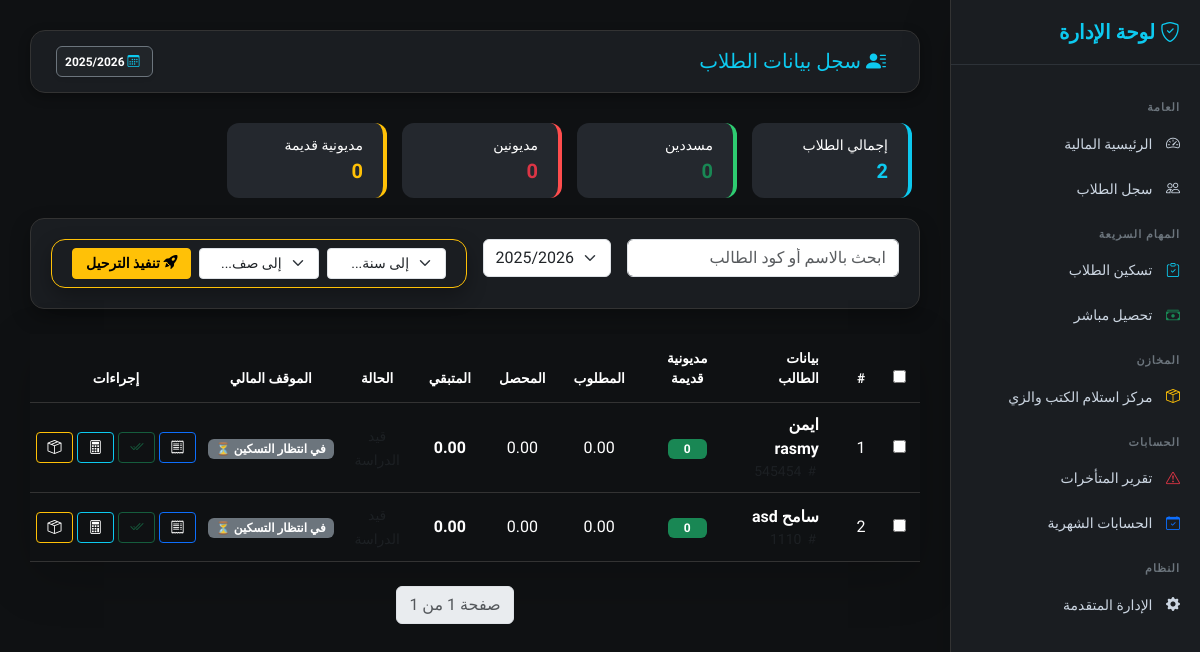
/students/, run on an earlier commit of the app's database.
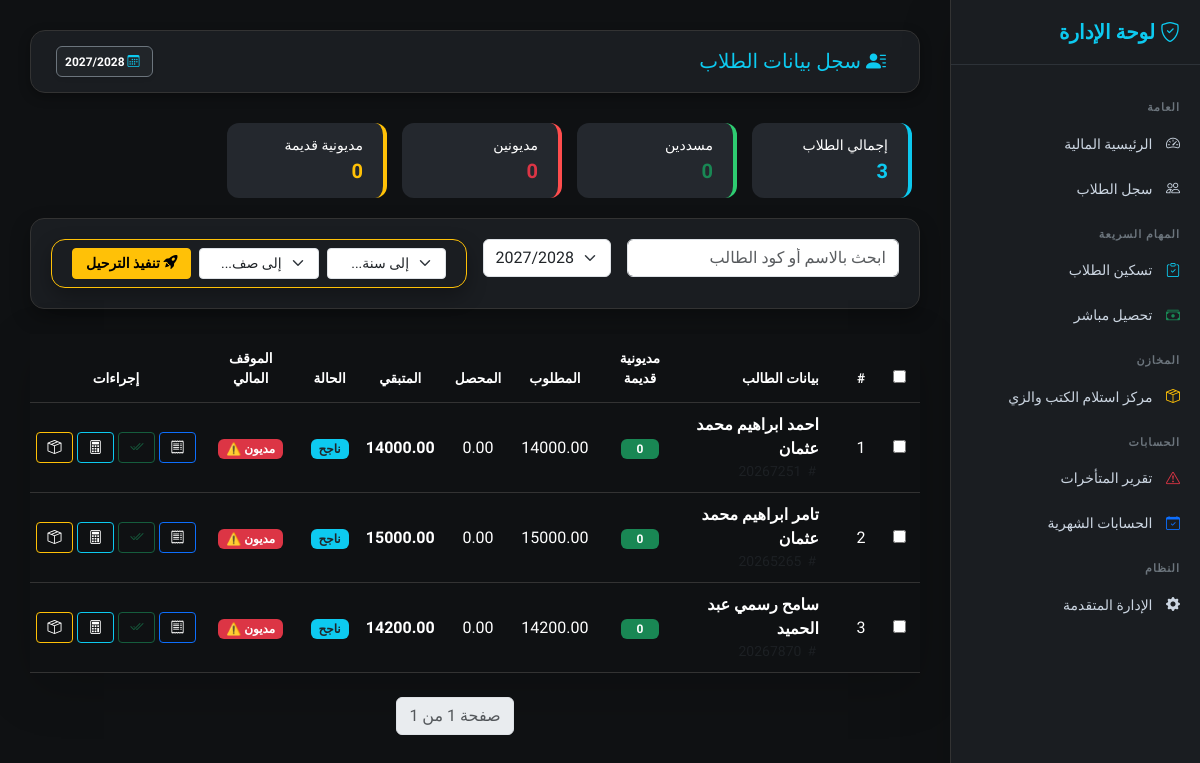
And on a later commit of the database.
### finance/models.py (models this page shows, shortened)
class AcademicYear(models.Model):
    name = models.CharField(max_length=20)  # مثال: 2025/2026
    is_active = models.BooleanField(default=False)

class StudentAccount(models.Model):
    student = models.OneToOneField("students.Student", on_delete=models.CASCADE, related_name="account")
    academic_year = models.ForeignKey('AcademicYear', on_delete=models.CASCADE, null=True)
    installment_plan = models.ForeignKey('InstallmentPlan', on_delete=models.SET_NULL, null=True, blank=True)
    revenue_category = models.ForeignKey(
        'RevenueCategory',
        on_delete=models.SET_NULL,
        null=True,
        blank=True,
        verbose_name="بند الإيراد المرتبط"
    )
    total_fees = models.DecimalField("إجمالي المصروفات", max_digits=10, decimal_places=2, default=0)
    discount = models.DecimalField("الخصم", max_digits=10, decimal_places=2, default=0)
    created_at = models.DateTimeField(auto_now_add=True)
    class Meta:
        verbose_name = "حساب طالب مالي"
        verbose_name_plural = "حسابات الطلاب المالية"

class RevenueCategory(models.Model):
    name = models.CharField(max_length=100, verbose_name="اسم الفئة")
    parent = models.ForeignKey(
        'self',
        on_delete=models.CASCADE,
        null=True,
        blank=True,
        related_name='subcategories', # ممتاز: يعبر عن الفئات التابعة
        verbose_name="الفئة الرئيسية"
    )
    class Meta:
        verbose_name = "فئة إيراد"
        verbose_name_plural = "فئات الإيرادات"

### students/models.py (models this page shows, shortened)
class Student(models.Model):
    RELIGION_CHOICES = [("Muslim", "مسلم"), ("Christian", "مسيحي")]
    STATUS_CHOICES = [("New", "مستجد"), ("Transferred", "منقول"), ("Home", "عمال"), ("Promoted", "ناجح ومنقول")]
    GENDER_CHOICES = [('Male', 'ذكر'), ('Female', 'أنثى')]
    SPECIALIZATION_CHOICES = [
        ("General", "شعبة عامة"), ("Restaurant", "مطعم"), ("Kitchen", "مطبخ"),
        ("Guidance", "ارشاد"), ("Internal", "اشراف داخلي"), ("Computer", "حاسب الي"),
    ]
    image = models.ImageField("صورة الطالب", upload_to="students/", null=True, blank=True)
    registration_number = models.CharField("رقم القيد", max_length=50, unique=True, blank=True, null=True)
    first_name = models.CharField("الاسم الأول", max_length=100)
    last_name = models.CharField("اسم العائلة", max_length=100)
    national_id_validator = RegexValidator(
        regex=r'^\d{14}$',
        message="الرقم القومي يجب أن يتكون من 14 رقماً فقط."
    )
    national_id = models.CharField(
        "الرقم القومي",
        max_length=14,
        validators=[national_id_validator],
        unique=True,
        null=True, blank=True
    )
    student_code = models.CharField("كود الطالب", max_length=20, unique=True, editable=False)
    date_of_birth = models.DateField("تاريخ الميلاد", null=True, blank=True)
    birth_place = models.CharField("محل الميلاد", max_length=150, blank=True, null=True)
    gender = models.CharField(
        "النوع",
        max_length=10,
        choices=GENDER_CHOICES,
        null=True,
        blank=True
    )
    religion = models.CharField("الديانة", max_length=20, null=True, blank=True, choices=RELIGION_CHOICES)
    nationality = models.CharField("الجنسية", max_length=100, default="مصري")
    address = models.TextField("العنوان", blank=True, null=True)
    mother_name = models.CharField("اسم الأم", max_length=150, null=True, blank=True)
    phone = models.CharField("رقم التليفون", max_length=20, null=True, blank=True)
    enrollment_status = models.CharField("حالة القيد", max_length=20, choices=STATUS_CHOICES, default="New")
    integration_status = models.BooleanField("موقف الدمج", default=False)
    specialization = models.CharField("التخصص", max_length=30, choices=SPECIALIZATION_CHOICES, blank=True, null=True)
    previous_debt = models.DecimalField("مديونية سابقة مرحلة", max_digits=10, decimal_places=2, default=0)
    last_promotion_date = models.DateField(null=True, blank=True)
    grade = models.ForeignKey("students.Grade", on_delete=models.PROTECT, null=True, verbose_name="الصف الدراسي")
    classroom = models.ForeignKey("students.Classroom", on_delete=models.PROTECT, null=True, blank=True, verbose_name="الفصل")
    academic_year = models.ForeignKey("finance.AcademicYear", on_delete=models.CASCADE, verbose_name="السنة الدراسية", related_name="students")
    is_active = models.BooleanField("نشط", default=True)
    created_at = models.DateTimeField(auto_now_add=True)
    class Meta:
        ordering = ["-created_at"]
        verbose_name = "طالب"
        verbose_name_plural = "الطلاب"
    def get_full_name(self):
        first = self.first_name if self.first_name else ""
        last = self.last_name if self.last_name else ""
        full = f"{first} {last}".strip()
        return full if full else f"طالب رقم {self.student_code}"
    @property
    def current_year_fees_amount(self):
        from finance.models import StudentAccount
        account = StudentAccount.objects.filter(student=self, academic_year=self.academic_year).first()
        return Decimal(str(account.total_fees if account else 0))
    @property
    def total_paid_amount(self):
        from finance.models import Payment, RevenueCategory
        try:
            category = RevenueCategory.objects.get(name="المصروفات الاساسيه")
            total = Payment.objects.filter(
                student=self,
                academic_year=self.academic_year,
                revenue_category=category
            ).aggregate(total=Sum('amount_paid'))['total'] or 0
            return Decimal(str(total))
        except RevenueCategory.DoesNotExist:
            return Decimal("0.00")
    @property
    def current_remaining_amount(self):
        return self.current_year_fees_amount - self.total_paid_amount

### students/views.py (the view)
# urls.py: path('', student_list, name='student_list'),
def student_list(request):
    all_years = AcademicYear.objects.all().order_by('-name')
    all_grades = Grade.objects.all().order_by('id')
    selected_year_id = request.GET.get('year_id')
    if selected_year_id:
        current_view_year = AcademicYear.objects.filter(id=selected_year_id).first()
    else:
        current_view_year = AcademicYear.objects.filter(is_active=True).first() or all_years.first()
    if current_view_year:
        students_query = Student.objects.filter(
            academic_year=current_view_year
        ).select_related("grade", "classroom", "account").order_by('first_name')
        for student in students_query:
            history_paid = student.all_payments.aggregate(Sum('amount_paid'))['amount_paid__sum'] or 0
            old_debt_val = float(student.previous_debt or 0)
            current_fees = float(student.current_year_fees_amount or 0)
            total_bal = (old_debt_val + current_fees) - float(history_paid)
            student.final_net_debt = max(total_bal, 0)
        paginator = Paginator(students_query, 20)
        students = paginator.get_page(request.GET.get('page'))
    else:
        students = []
    context = {
        "students": students,
        "all_years": all_years,
        "all_grades": all_grades,
        "current_view_year": current_view_year,
    }
    return render(request, "students/student_list.html", context)

### config/context_processors.py (called while the page is built)
def active_academic_year(request): # تأكد أن هذا هو نفس الاسم
    active_year = AcademicYear.objects.filter(is_active=True).first()
    return {'active_year': active_year}

### students/templates/students/student_list.html (shortened to what the changed rows need)
{% extends "base.html" %}
{% load static %}
{% block content %}
<div class="stats-bar px-2">
<div class="stat-item">
<div class="small text-muted">إجمالي الطلاب</div>
<div class="fw-bold text-info fs-5">{{ students.paginator.count }}</div>
</div>
</div>
<form method="POST" action="{% url 'bulk_promote' %}" id="promoteForm">
<div class="filter-card">
<div class="row g-3">
<div class="col-md-2">
<select class="form-select" onchange="window.location.href='?year_id='+this.value">
{% for year in all_years %}
<option value="{{ year.id }}" {% if year.id == current_view_year.id %}selected{% endif %}>
{{ year.name }}
</option>
{% endfor %}
</select>
</div>
</div>
</div>
<div class="table-responsive shadow-lg">
<table class="table text-center align-middle mb-0" id="studentTable">
<thead>
<tr>
<th>
<input type="checkbox" id="selectAll">
</th>
<th>#</th>
<th class="text-end pe-4">بيانات الطالب</th>
<th>مديونية قديمة</th>
<th>المطلوب</th>
<th>المحصل</th>
<th>المتبقي</th>
<th>الحالة</th>
<th>الموقف المالي</th>
<th>إجراءات</th>
</tr>
</thead>
<tbody id="tableBody">
{% for student in students %}
    {% with rem=student.current_remaining_amount|default:0 debt=student.previous_debt|default:0 %}
    {% with total_due=rem|add:debt %}
    <tr class="student-row {% if total_due > 0 %}table-warning{% endif %}"
        data-search="{{ student.get_full_name }} {{ student.student_code }}">
        <td>
            <input type="checkbox" name="student_ids" value="{{ student.id }}" class="student-checkbox"
            {% if debt > 0 %}disabled{% endif %}>
        </td>
        <td>{{ forloop.counter }}</td>
        <td class="text-end pe-4">
            <div class="d-flex flex-column">
                <a href="{% url 'add_student' %}?id={{ student.id }}&mode=view" class="fw-bold text-info text-decoration-none">
                    {{ student.get_full_name }}
                </a>
                <small class="text-muted"><i class="bi bi-hash"></i> {{ student.student_code }}</small>
            </div>
        </td>
        <td>
            {% if debt > 0 %}
                <span class="badge bg-danger fs-6 px-3"><i class="bi bi-exclamation-circle"></i> {{ debt|floatformat:2 }}</span>
            {% else %}
                <span class="badge bg-success px-3">0</span>
            {% endif %}
        </td>
        <td>{{ student.current_year_fees_amount|default:0|floatformat:2 }}</td>
        <td>{{ student.total_paid_amount|default:0|floatformat:2 }}</td>
        <td class="fw-bold {% if total_due > 0 %}text-danger{% else %}text-success{% endif %}">
            {{ total_due|floatformat:2 }}
        </td>
        <td>
            {% if student.enrollment_status == "Promoted" or student.enrollment_status == "Passed" %}
                <span class="badge bg-info text-dark">ناجح</span>
            {% else %}
                <span class="text-muted small">قيد الدراسة</span>
            {% endif %}
        </td>
        <td>
            {% if student.current_year_fees_amount <= 0 and debt <= 0 %}
                <span class="badge bg-secondary" title="لم يتم تحديد مصاريف السنة الجديدة بعد">في انتظار التسكين ⏳</span>
            {% elif total_due <= 0 %}
                <span class="badge bg-success" title="الطالب سدد كل ما عليه">خالص ✅</span>
            {% else %}
                <span class="badge bg-danger" title="إجمالي المديونية: {{ total_due }}">مديون ⚠️</span>
            {% endif %}
        </td>
        <td>
            <div class="d-grid gap-1" style="grid-template-columns:repeat(4,1fr); width:160px; margin:auto">
                <a href="{% url 'student_statement_print' student.id %}" class="btn btn-sm btn-primary" title="عرض وطباعة كشف الحساب">
                    <i class="bi bi-receipt"></i>
                </a>
                {% if debt > 0 %}
                    <a href="{% url 'settle_old_debt' student.id %}" class="btn btn-sm btn-danger" title="سداد مديونية قديمة (مطلوب: {{ debt }})">
                        <i class="bi bi-cash-stack"></i>
                    </a>
                {% else %}
                    <button class="btn btn-sm btn-outline-success disabled" title="لا توجد مديونيات قديمة"><i class="bi bi-check2-all"></i></button>
                {% endif %}
                {% if debt <= 0 %}
                    <a href="{% url 'assign_plan_with_id' student.id %}" class="btn btn-sm btn-info" title="تحديد خطة الأقساط والتسكين">
                        <i class="bi bi-calculator"></i>
                    </a>
                {% else %}
                    <button class="btn btn-sm btn-dark disabled" title="يجب تسوية المديونية القديمة أولاً"><i class="bi bi-lock-fill"></i></button>
                {% endif %}
                {% if debt <= 0 %}
                    <a href="{% url 'student_inventory_view' student.id %}" class="btn btn-sm btn-warning" title="استلام الكتب والزي المدرسي">
                        <i class="bi bi-box-seam"></i>
                    </a>
                {% else %}
                    <button class="btn btn-sm btn-dark disabled" title="يجب تسوية المديونية القديمة أولاً"><i class="bi bi-lock-fill"></i></button>
                {% endif %}
            </div>
        </td>
    </tr> {% endwith %} {% endwith %} {% endfor %} </tbody>
</table>
</div>
</form>
{% endblock %}

### finance/templates/base.html (shortened to what this page needs)
{% load static %}
<!DOCTYPE html>
<html lang="ar" dir="rtl">
<head>
    <link href="https://cdn.jsdelivr.net/npm/bootstrap@5.3.2/dist/css/bootstrap.min.css" rel="stylesheet">
    <link href="https://cdn.jsdelivr.net/npm/bootstrap-icons/font/bootstrap-icons.css" rel="stylesheet">
    <link href="https://cdn.jsdelivr.net/npm/select2@4.1.0-rc.0/dist/css/select2.min.css" rel="stylesheet" />
    <link rel="stylesheet" href="https://cdn.jsdelivr.net/npm/select2-bootstrap-5-theme@1.3.0/dist/select2-bootstrap-5-theme.min.css" />
</head>
<body>
<div class="sidebar shadow-lg">
    {% if student and student.id %}
        <h5><i class="bi bi-person-badge"></i> ملف الطالب</h5>
        <div class="text-center mb-4 px-3">
            <span class="d-block fw-bold text-white fs-5">{{ student.get_full_name }}</span>
            <small class="badge bg-info text-dark mt-2 px-3">{{ student.academic_year.name }}</small>
        </div>
        <div class="section-title">العمليات المالية</div>
        <a href="{% url 'assign_plan_with_id' student.id %}">
            <i class="bi bi-calendar-check text-info"></i> تسكين برنامج مالي
        </a>
        <a href="{% url 'quick_collection' %}?student_id={{ student.id }}">
            <i class="bi bi-cash-stack text-success"></i> تحصيل المصاريف
        </a>
        <a href="{% url 'student_inventory_view' student.id %}"
           class="{% if request.resolver_match.url_name == 'student_inventory_view' %}active-link{% endif %}">
            <i class="bi bi-box-seam text-warning"></i> تسليم الكتب والزي
        </a>
        <div class="section-title">تقارير وشهادات</div>
        <a href="javascript:void(0);" onclick="printEnrollmentCertificate()" class="admin-action-btn mt-2" style="color: #ffc107; border-color: rgba(255,193,7,0.3);">
            <i class="bi bi-printer"></i> طباعة شهادة قيد
        </a>
        <a href="{% url 'student_list' %}" class="text-info text-center d-block mt-4 border-top border-secondary pt-3 mx-3">
            <i class="bi bi-arrow-right-circle"></i> العودة للسجل العام
        </a>
    {% else %}
        <h5><i class="bi bi-shield-check"></i> لوحة الإدارة</h5>
        <div class="section-title">العامة</div>
        <a href="{% url 'finance_dashboard' %}"><i class="bi bi-speedometer2"></i> الرئيسية المالية</a>
        <a href="{% url 'student_list' %}"><i class="bi bi-people"></i> سجل الطلاب</a>
        <div class="section-title">المهام السريعة</div>
        <a href="{% url 'assign_plan' %}"><i class="bi bi-clipboard-check text-info"></i> تسكين الطلاب</a>
        <a href="{% url 'quick_collection' %}"><i class="bi bi-cash-stack text-success"></i> تحصيل مباشر</a>
        <div class="section-title">المخازن</div>
        <a href="{% url 'student_list' %}"><i class="bi bi-box-seam text-warning"></i> مركز استلام الكتب والزي</a>
        <div class="section-title">الحسابات</div>
        <a href="{% url 'overdue_report' %}"><i class="bi bi-exclamation-triangle text-danger"></i> تقرير المتأخرات</a>
        <a href="{% url 'close_month' %}"><i class="bi bi-calendar-check text-primary"></i> الحسابات الشهرية</a>
        <div class="section-title">النظام</div>
        <a href="/admin/" target="_blank"><i class="bi bi-gear-fill"></i> الإدارة المتقدمة</a>
    {% endif %}
    </div>
<div class="main-content">
    <div class="top-navbar d-flex justify-content-between align-items-center">
        <h5 class="mb-0 text-info">{% block page_title %}نظام إدارة شؤون الطلاب{% endblock %}</h5>
        <div class="d-flex align-items-center">
            <span class="badge bg-dark border border-secondary p-2 shadow-sm">
                <i class="bi bi-calendar3 me-1 text-info"></i>
                {{ active_year.name|default:"لم يتم تحديد سنة" }}
            </span>
        </div>
    </div>
    {% block content %}{% endblock %}
</div>
</body>
</html>

What changed in the data, as far as the page shows it:
removed AcademicYear: name "2025/2026"
removed Student: get_full_name "ايمن rasmy", current_year_fees_amount "0.00", total_paid_amount "0.00", total_due "0.00", shows "في انتظار التسكين ⏳"
removed Student: get_full_name "سامح asd", current_year_fees_amount "0.00", total_paid_amount "0.00", total_due "0.00", shows "في انتظار التسكين ⏳"
added AcademicYear: name "2027/2028"
added Student: get_full_name "احمد ابراهيم محمد عثمان", current_year_fees_amount "14000.00", total_paid_amount "0.00", total_due "14000.00", enrollment_status "ناجح"
added Student: get_full_name "تامر ابراهيم محمد عثمان", current_year_fees_amount "15000.00", total_paid_amount "0.00", total_due "15000.00", enrollment_status "ناجح"
added Student: get_full_name "سامح رسمي عبد الحميد", current_year_fees_amount "14200.00", total_paid_amount "0.00", total_due "14200.00", enrollment_status "ناجح"
Also different on the page:
{{ students.paginator.count }}: "2" → "3"
form field value: "2025/2026" → "2027/2028"
